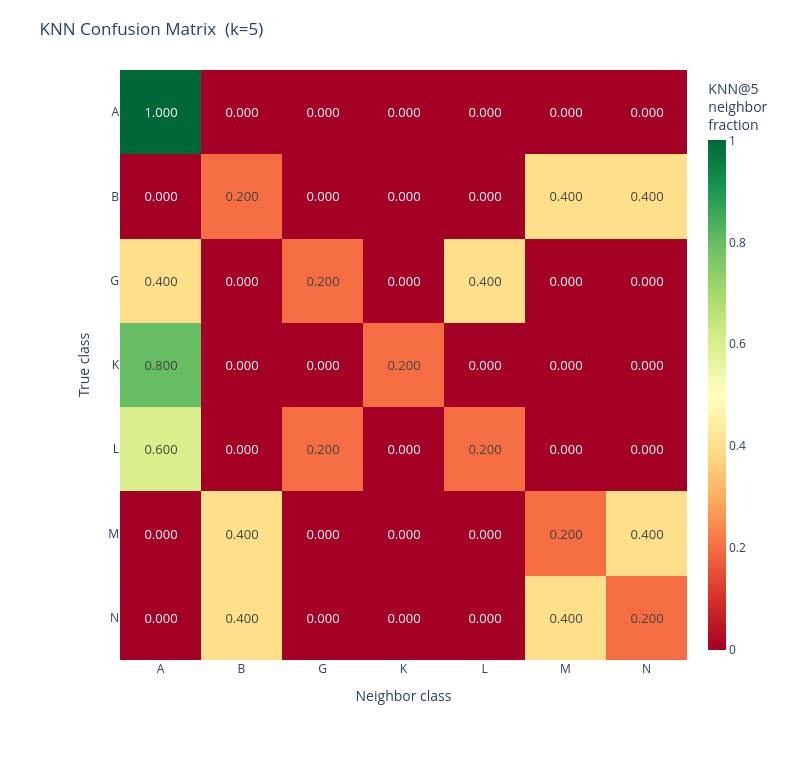

The notebook cell this image was saved under:
### Code cell
plot_knn_confusion(result, k=5, output_path=None)

### Figure 1 — Plotly figure (JSON) as saved in the notebook; plotly's stock layout.template omitted (floating-point values rounded to 4 significant figures)
{"data": [{"colorbar": {"thickness": 18, "title": {"text": "KNN@5<br>neighbor<br>fraction"}}, "colorscale": [[0.0, "rgb(165,0,38)"], [0.1, "rgb(215,48,39)"], [0.2, "rgb(244,109,67)"], [0.3, "rgb(253,174,97)"], [0.4, "rgb(254,224,139)"], [0.5, "rgb(255,255,191)"], [0.6, "rgb(217,239,139)"], [0.7, "rgb(166,217,106)"], [0.8, "rgb(102,189,99)"], [0.9, "rgb(26,152,80)"], [1.0, "rgb(0,104,55)"]], "hovertemplate": "True class: <b>%{y}</b><br>Neighbor class: <b>%{x}</b><br>Fraction: %{z:.4f}<extra></extra>", "text": [["1.000", "0.000", "0.000", "0.000", "0.000", "0.000", "0.000"], ["0.000", "0.200", "0.000", "0.000", "0.000", "0.400", "0.400"], ["0.400", "0.000", "0.200", "0.000", "0.400", "0.000", "0.000"], ["0.800", "0.000", "0.000", "0.200", "0.000", "0.000", "0.000"], ["0.600", "0.000", "0.200", "0.000", "0.200", "0.000", "0.000"], ["0.000", "0.400", "0.000", "0.000", "0.000", "0.200", "0.400"], ["0.000", "0.400", "0.000", "0.000", "0.000", "0.400", "0.200"]], "textfont": {"size": 13}, "texttemplate": "%{text}", "type": "heatmap", "x": ["A", "B", "G", "K", "L", "M", "N"], "y": ["A", "B", "G", "K", "L", "M", "N"], "z": [[1.0, 0.0, 0.0, 0.0, 0.0, 0.0, 0.0], [0.0, 0.2, 0.0, 0.0, 0.0, 0.4, 0.4], [0.4, 0.0, 0.2, 0.0, 0.4, 0.0, 0.0], [0.8, 0.0, 0.0, 0.2, 0.0, 0.0, 0.0], [0.6, 0.0, 0.2, 0.0, 0.2, 0.0, 0.0], [0.0, 0.4, 0.0, 0.0, 0.0, 0.2, 0.4], [0.0, 0.4, 0.0, 0.0, 0.0, 0.4, 0.2]], "zmax": 1.0, "zmin": 0.0}], "layout": {"height": 760, "margin": {"b": 100, "l": 120, "r": 60, "t": 70}, "paper_bgcolor": "white", "plot_bgcolor": "white", "title": {"font": {"size": 17}, "text": "KNN Confusion Matrix  (k=5)"}, "width": 790, "xaxis": {"side": "bottom", "tickfont": {"size": 12}, "title": {"text": "Neighbor class"}}, "yaxis": {"autorange": "reversed", "tickfont": {"size": 12}, "title": {"text": "True class"}}}}
